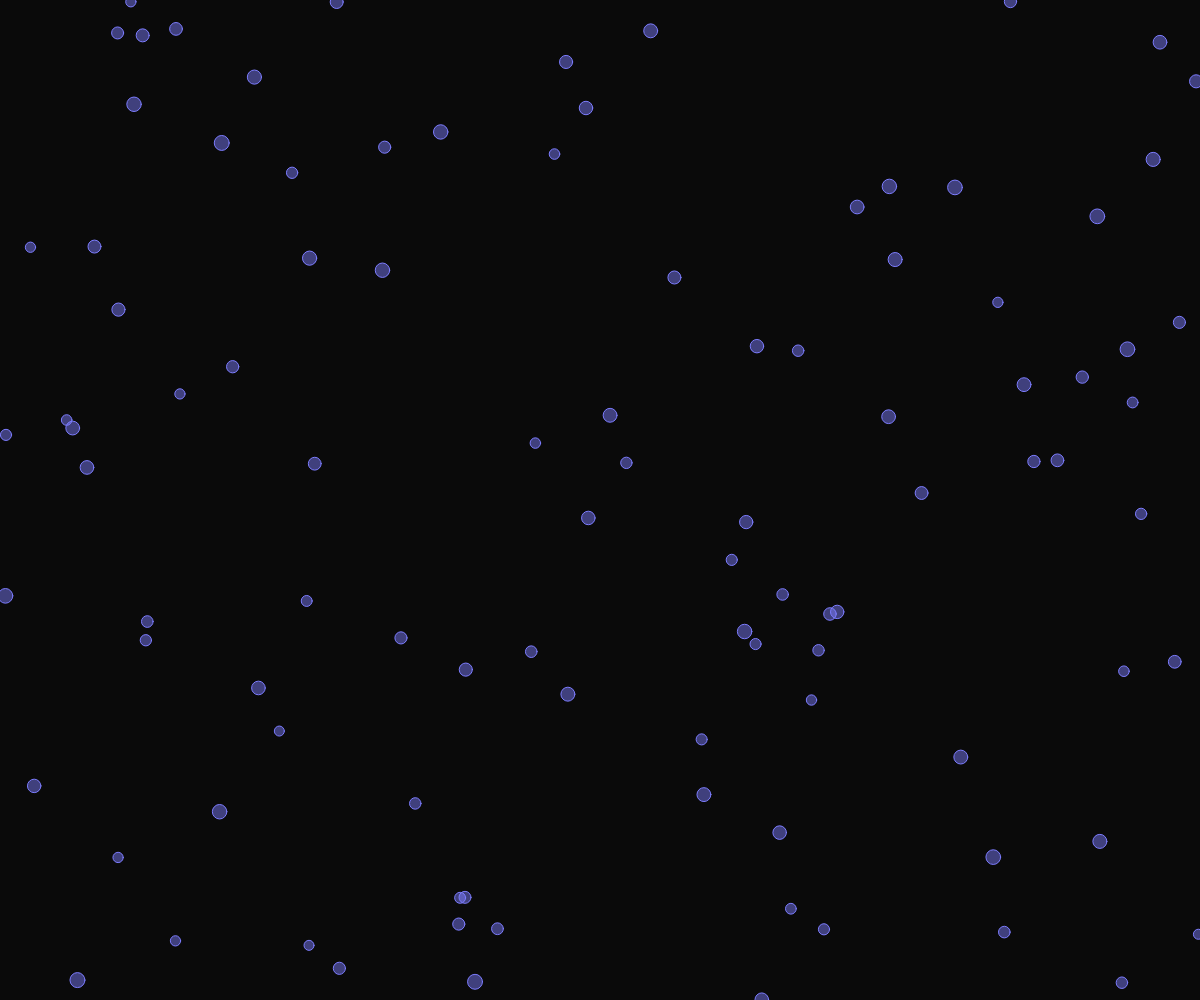
Frame 1 (no input)
Frame 60 (no input): identical to frame 1, image omitted
Frame 120 (the mouse pressed at the canvas centre since frame 60): identical to frame 1, image omitted

The p5.js sketch that drew this single still picture (run headless with seeded random() and noise() and a simulated clock; from frame 60 on, the mouse is pressed at the canvas centre):

// p5.js sketch
// ── sketch.js
let particles = []
const max_particles = 100


function setup() {
  createCanvas(windowWidth, windowHeight);
  
  for (let i = 0 ; i < max_particles ; i++){
    
    let p = new Particle(random(0,width), random(0, height))
    particles.push(p)
  }
   
  
}

function draw() {
  background(10);
  
  for (let i = 0; i < particles.length ; i ++){
    
    p = particles[i]
    p.display()
  }
  
}


class Particle{
  
   constructor (x,y){
    this.pos = createVector(x,y)
    this.r = random(10,15)
    
  }
  
  display(){
    
    stroke(125,125, 255)
    fill(125,125, 255, 120)
    ellipse(this.pos.x, this.pos.y, this.r)
  }
  
}
